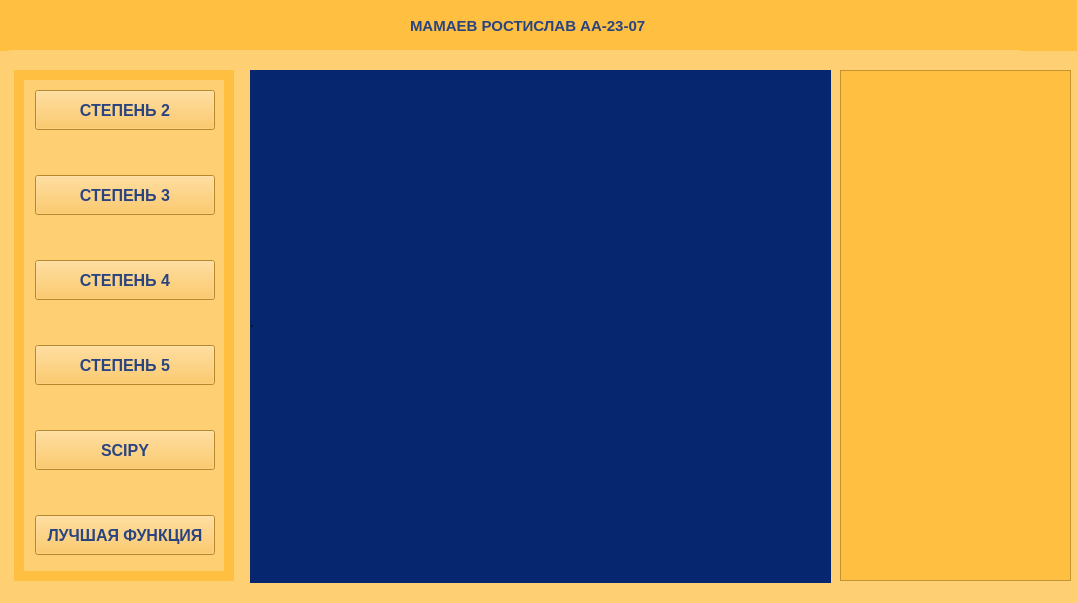
<?xml version="1.0" encoding="UTF-8"?>
<ui version="4.0">
 <class>MainWindow</class>
 <widget class="QMainWindow" name="MainWindow">
  <property name="geometry">
   <rect>
    <x>0</x>
    <y>0</y>
    <width>1077</width>
    <height>603</height>
   </rect>
  </property>
  <property name="minimumSize">
   <size>
    <width>1077</width>
    <height>603</height>
   </size>
  </property>
  <property name="maximumSize">
   <size>
    <width>1077</width>
    <height>603</height>
   </size>
  </property>
  <property name="windowTitle">
   <string>MainWindow</string>
  </property>
  <widget class="QWidget" name="centralwidget">
   <widget class="QLabel" name="FON">
    <property name="geometry">
     <rect>
      <x>250</x>
      <y>50</y>
      <width>581</width>
      <height>561</height>
     </rect>
    </property>
    <property name="styleSheet">
     <string notr="true">background-color: rgb(6, 38, 111);</string>
    </property>
    <property name="text">
     <string>`</string>
    </property>
   </widget>
   <widget class="QLabel" name="LEFTFON">
    <property name="geometry">
     <rect>
      <x>0</x>
      <y>0</y>
      <width>250</width>
      <height>710</height>
     </rect>
    </property>
    <property name="styleSheet">
     <string notr="true">background-color: rgb(255, 208, 115);</string>
    </property>
    <property name="text">
     <string/>
    </property>
   </widget>
   <widget class="QLabel" name="FONVIBORMET">
    <property name="geometry">
     <rect>
      <x>0</x>
      <y>0</y>
      <width>1081</width>
      <height>51</height>
     </rect>
    </property>
    <property name="styleSheet">
     <string notr="true">background-color: rgb(255, 191, 64);</string>
    </property>
    <property name="text">
     <string/>
    </property>
   </widget>
   <widget class="QPushButton" name="pushButton">
    <property name="geometry">
     <rect>
      <x>35</x>
      <y>515</y>
      <width>180</width>
      <height>40</height>
     </rect>
    </property>
    <property name="font">
     <font>
      <pointsize>12</pointsize>
      <weight>75</weight>
      <bold>true</bold>
     </font>
    </property>
    <property name="styleSheet">
     <string notr="true">background-color: rgb(255, 191, 64);
color: rgb(42, 68, 128);</string>
    </property>
    <property name="text">
     <string>ЛУЧШАЯ ФУНКЦИЯ</string>
    </property>
   </widget>
   <widget class="QLabel" name="FONRATIO">
    <property name="geometry">
     <rect>
      <x>14</x>
      <y>70</y>
      <width>220</width>
      <height>511</height>
     </rect>
    </property>
    <property name="styleSheet">
     <string notr="true">background-color: rgb(255, 191, 64);</string>
    </property>
    <property name="text">
     <string/>
    </property>
   </widget>
   <widget class="QLabel" name="SHAPKATEXT">
    <property name="geometry">
     <rect>
      <x>410</x>
      <y>-20</y>
      <width>241</width>
      <height>91</height>
     </rect>
    </property>
    <property name="font">
     <font>
      <pointsize>11</pointsize>
      <weight>75</weight>
      <bold>true</bold>
     </font>
    </property>
    <property name="styleSheet">
     <string notr="true">color: rgb(42, 68, 128);</string>
    </property>
    <property name="text">
     <string>МАМАЕВ РОСТИСЛАВ АА-23-07</string>
    </property>
   </widget>
   <widget class="QLabel" name="RIGHTFON">
    <property name="geometry">
     <rect>
      <x>830</x>
      <y>-30</y>
      <width>250</width>
      <height>710</height>
     </rect>
    </property>
    <property name="styleSheet">
     <string notr="true">background-color: rgb(255, 208, 115);</string>
    </property>
    <property name="text">
     <string/>
    </property>
   </widget>
   <widget class="QLabel" name="VIBORMET_2">
    <property name="geometry">
     <rect>
      <x>830</x>
      <y>-20</y>
      <width>241</width>
      <height>91</height>
     </rect>
    </property>
    <property name="font">
     <font>
      <pointsize>11</pointsize>
      <weight>75</weight>
      <bold>true</bold>
     </font>
    </property>
    <property name="styleSheet">
     <string notr="true">color: rgb(42, 68, 128);</string>
    </property>
    <property name="text">
     <string/>
    </property>
   </widget>
   <widget class="QLabel" name="RIGHTFON_3">
    <property name="geometry">
     <rect>
      <x>24</x>
      <y>80</y>
      <width>200</width>
      <height>491</height>
     </rect>
    </property>
    <property name="styleSheet">
     <string notr="true">background-color: rgb(255, 208, 115);</string>
    </property>
    <property name="text">
     <string/>
    </property>
   </widget>
   <widget class="QPushButton" name="pushButton_2">
    <property name="geometry">
     <rect>
      <x>35</x>
      <y>260</y>
      <width>180</width>
      <height>40</height>
     </rect>
    </property>
    <property name="font">
     <font>
      <pointsize>12</pointsize>
      <weight>75</weight>
      <bold>true</bold>
     </font>
    </property>
    <property name="styleSheet">
     <string notr="true">background-color: rgb(255, 191, 64);
color: rgb(42, 68, 128);</string>
    </property>
    <property name="text">
     <string>СТЕПЕНЬ 4</string>
    </property>
   </widget>
   <widget class="QPushButton" name="pushButton_3">
    <property name="geometry">
     <rect>
      <x>35</x>
      <y>175</y>
      <width>180</width>
      <height>40</height>
     </rect>
    </property>
    <property name="font">
     <font>
      <pointsize>12</pointsize>
      <weight>75</weight>
      <bold>true</bold>
     </font>
    </property>
    <property name="styleSheet">
     <string notr="true">background-color: rgb(255, 191, 64);
color: rgb(42, 68, 128);</string>
    </property>
    <property name="text">
     <string>СТЕПЕНЬ 3</string>
    </property>
   </widget>
   <widget class="QPushButton" name="pushButton_4">
    <property name="geometry">
     <rect>
      <x>35</x>
      <y>430</y>
      <width>180</width>
      <height>40</height>
     </rect>
    </property>
    <property name="font">
     <font>
      <pointsize>12</pointsize>
      <weight>75</weight>
      <bold>true</bold>
     </font>
    </property>
    <property name="styleSheet">
     <string notr="true">background-color: rgb(255, 191, 64);
color: rgb(42, 68, 128);</string>
    </property>
    <property name="text">
     <string>SCIPY</string>
    </property>
   </widget>
   <widget class="QLabel" name="FONVIBORMET_2">
    <property name="geometry">
     <rect>
      <x>250</x>
      <y>583</y>
      <width>581</width>
      <height>20</height>
     </rect>
    </property>
    <property name="styleSheet">
     <string notr="true">background-color: rgb(255, 208, 115);</string>
    </property>
    <property name="text">
     <string/>
    </property>
   </widget>
   <widget class="QPushButton" name="pushButton_5">
    <property name="geometry">
     <rect>
      <x>35</x>
      <y>90</y>
      <width>180</width>
      <height>40</height>
     </rect>
    </property>
    <property name="font">
     <font>
      <pointsize>12</pointsize>
      <weight>75</weight>
      <bold>true</bold>
     </font>
    </property>
    <property name="styleSheet">
     <string notr="true">background-color: rgb(255, 191, 64);
color: rgb(42, 68, 128);</string>
    </property>
    <property name="text">
     <string>СТЕПЕНЬ 2</string>
    </property>
   </widget>
   <widget class="QPushButton" name="pushButton_6">
    <property name="geometry">
     <rect>
      <x>35</x>
      <y>345</y>
      <width>180</width>
      <height>40</height>
     </rect>
    </property>
    <property name="font">
     <font>
      <pointsize>12</pointsize>
      <weight>75</weight>
      <bold>true</bold>
     </font>
    </property>
    <property name="styleSheet">
     <string notr="true">background-color: rgb(255, 191, 64);
color: rgb(42, 68, 128);</string>
    </property>
    <property name="text">
     <string>СТЕПЕНЬ 5</string>
    </property>
   </widget>
   <widget class="QLabel" name="RIGHTFON_4">
    <property name="geometry">
     <rect>
      <x>9</x>
      <y>50</y>
      <width>1011</width>
      <height>20</height>
     </rect>
    </property>
    <property name="styleSheet">
     <string notr="true">background-color: rgb(255, 208, 115);</string>
    </property>
    <property name="text">
     <string/>
    </property>
   </widget>
   <widget class="QTextEdit" name="textEdit">
    <property name="geometry">
     <rect>
      <x>840</x>
      <y>70</y>
      <width>231</width>
      <height>511</height>
     </rect>
    </property>
    <property name="font">
     <font>
      <pointsize>12</pointsize>
      <weight>75</weight>
      <bold>true</bold>
     </font>
    </property>
    <property name="styleSheet">
     <string notr="true">background-color: rgb(255, 191, 64);</string>
    </property>
    <property name="readOnly">
     <bool>true</bool>
    </property>
   </widget>
   <zorder>LEFTFON</zorder>
   <zorder>FONRATIO</zorder>
   <zorder>RIGHTFON</zorder>
   <zorder>FONVIBORMET</zorder>
   <zorder>SHAPKATEXT</zorder>
   <zorder>VIBORMET_2</zorder>
   <zorder>RIGHTFON_3</zorder>
   <zorder>pushButton_4</zorder>
   <zorder>pushButton_2</zorder>
   <zorder>pushButton_3</zorder>
   <zorder>FON</zorder>
   <zorder>FONVIBORMET_2</zorder>
   <zorder>pushButton_5</zorder>
   <zorder>pushButton_6</zorder>
   <zorder>pushButton</zorder>
   <zorder>RIGHTFON_4</zorder>
   <zorder>textEdit</zorder>
  </widget>
 </widget>
 <resources/>
 <connections/>
</ui>
